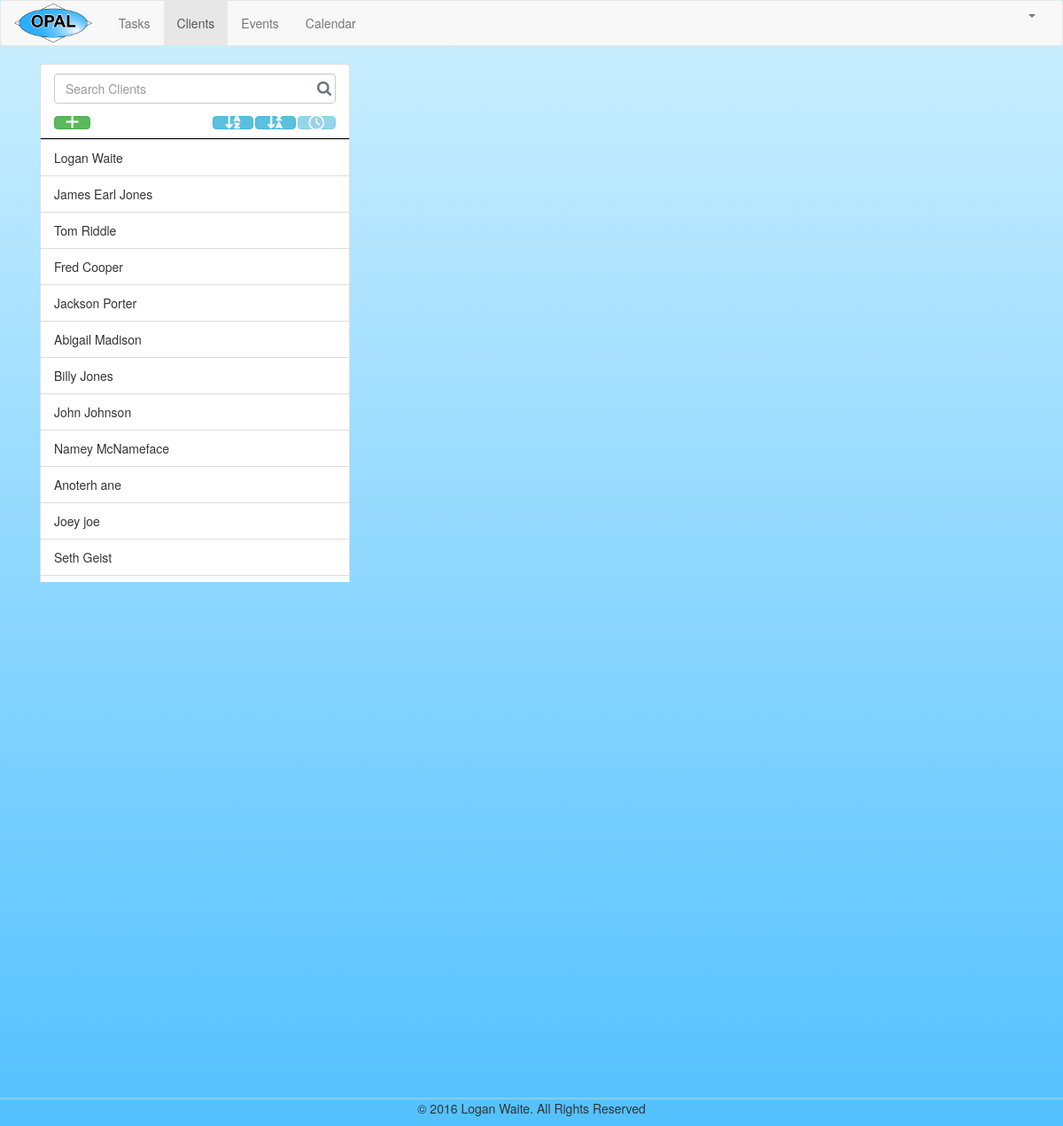
Screenshot of /clients/ (signed in) with the database file from the repository.
### clients/models.py (models this page shows, shortened)
class Client(models.Model):
    first_name = models.CharField(max_length=30)
    last_name = models.CharField(max_length=30)
    street_address = models.CharField(max_length=100, null=True, blank=True)
    city = models.CharField(max_length=20, null=True, blank=True)
    state = models.CharField(max_length=2, null=True, blank=True)
    zipcode = models.CharField(max_length=5, null=True, blank=True)
    events = models.ManyToManyField(Event, blank=True)

### clients/views.py (the view)
@login_required
def index(request):
    data = {}
    all_clients = get_clients(request)
    data['clients'] = all_clients
    return render(request, 'clients/index.html', data)

### clients/views.py (called while the page is built)
@login_required
def get_clients(request):
    try:
        if request.POST['sort'] == 'az':
            all_clients = Client.objects.order_by('first_name').all()
        elif request.POST['sort'] == 'za':
            all_clients = Client.objects.order_by('-first_name').all()
        is_sorted = True;
    except:
        all_clients = Client.objects.all()
        is_sorted = False;
    clients = {}
    i = 0
    for client in all_clients:
        full_name = client.first_name + " " + client.last_name
        clients[i] = client
        i += 1
    if is_sorted:
        return HttpResponse(client_list_html(clients))
    else:
        return clients

### clients/templates/clients/index.html (shortened to what this page needs)
{% extends "base/base.html" %}
{% block sidebar %}
<div id='sidebar' class='col-sm-4'>
    <ul class="list-group">
        <li class='list-group-item menu'>
            <form>
                <input class='form-control' type='text' placeholder="Search Clients">
                <input type='submit' class='search-btn' value=''>
            </form>
            <i id='add_client' class='fa fa-plus fa-lg btn btn-success'></i>
            <i class='fa fa-clock-o fa-lg btn btn-info disabled float-right'></i>
            <i id='za' class='fa fa-sort-alpha-desc fa-lg btn btn-info float-right'></i>
            <i id='az' class='fa fa-sort-alpha-asc fa-lg btn btn-info float-right'></i>
        </li>
        <div id='client-list' class='list'>
            {% for client, info in clients.items %}
                <li class="list-group-item" value='{{ info.id }}'>{{ info.first_name }} {{ info.last_name }}</li>
            {% endfor %}
        </div>
    </ul>
</div>
{% endblock %}
{% block content %}
<div id='main' class='col-sm-8'>
</div>
{% endblock %}

### base/static/base/stylesheet.css (style rules this page uses)
body { background: linear-gradient(#CDEFFF, #53C1FF); display: flex; min-height: 100vh; flex-direction: column; }
.float-right { float: right; margin-left: 2px; }
.search-btn { background-image: url('images/search.png'); background-size: 16px 16px; background-repeat: no-repeat; background-position: left top; width: 16px; height: 16px; border: 0; background-color: transparent; cursor: pointer; position: absolute; top: 19px; right: 20px; }
.menu { border-bottom:2px solid black; }
.list { max-height: 500px; overflow:auto; }
.list .list-group-item:first-child { border-top-right-radius: 0px; border-top-left-radius: 0px; }

### rows the page displays
Client: {{ info.id }} 14 (drawn), first_name "Logan", last_name "Waite"
Client: {{ info.id }} 15 (drawn), first_name "James Earl", last_name "Jones"
Client: {{ info.id }} 16 (drawn), first_name "Tom", last_name "Riddle"
Client: {{ info.id }} 17 (drawn), first_name "Fred", last_name "Cooper"
Client: {{ info.id }} 18 (drawn), first_name "Jackson", last_name "Porter"
Client: {{ info.id }} 19 (drawn), first_name "Abigail", last_name "Madison"
Client: {{ info.id }} 20 (drawn), first_name "Billy", last_name "Jones"
Client: {{ info.id }} 21 (drawn), first_name "John", last_name "Johnson"
Client: {{ info.id }} 22 (drawn), first_name "Namey", last_name "McNameface"
Client: {{ info.id }} 23 (drawn), first_name "Anoterh", last_name "ane"
Client: {{ info.id }} 24 (drawn), first_name "Joey", last_name "joe"
Client: {{ info.id }} 25 (drawn), first_name "Seth", last_name "Geist"
